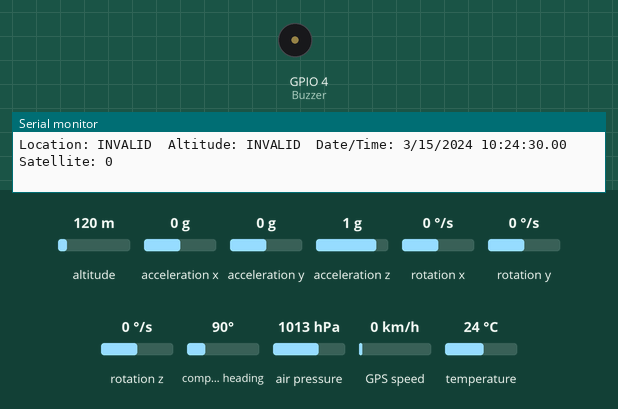
Bench run of a sketch on a simulated ESP32. Parts: buzzer (waves = sounding), the last lines printed to the serial monitor. Inputs (shaded band) come from the test bench; at power-on: air pressure 1013 hPa, altitude 120 m, acceleration x 0 g, acceleration y 0 g, acceleration z 1 g, rotation x 0 °/s, rotation y 0 °/s, rotation z 0 °/s, compass heading 90°, GPS speed 0 km/h, temperature 24 °C. Storage starts empty; the GPS gets a fix after 3 s at 37.7749, -122.4194 with 8 satellites.

Above: at 1.8 s.
1.9 s: air pressure set to 1009 hPa
9.5 s: air pressure set to 1006 hPa
At 10.5 s:
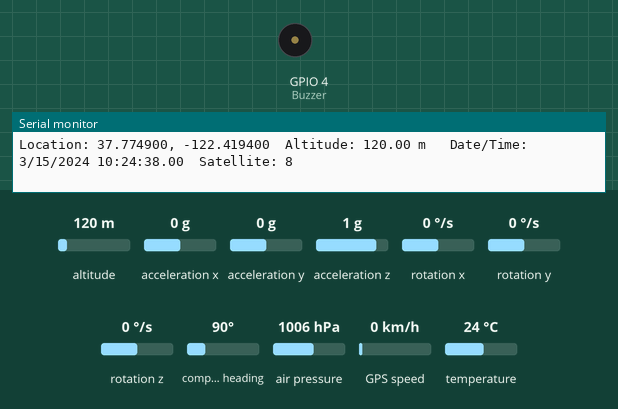
11.0 s: air pressure set to 1025 hPa
At 12.9 s:
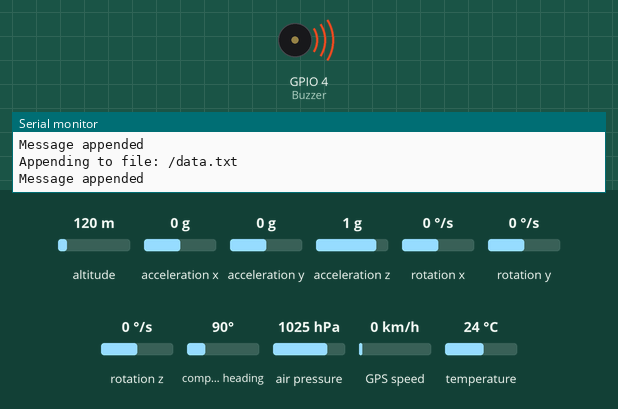
18.6 s: air pressure set to 952 hPa
At 19.7 s:
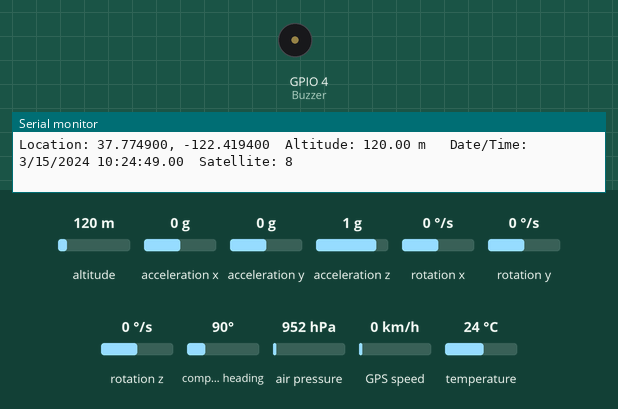
Timing chart, 0 to 21.5 s (numbered marks = the images above; inputs shaded):
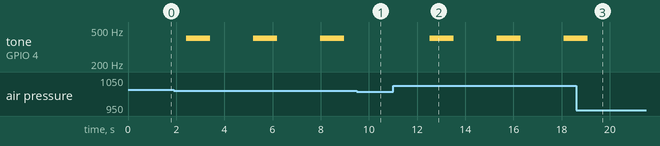

The sketch:

satelliteDataTransmission.ino
```cpp
#include "FS.h"
#include "SD.h"
#include "SPI.h"
#include <QMC5883L.h>
#include <Adafruit_MPU6050.h>
#include <Adafruit_Sensor.h>
#include <Wire.h>
#include <Adafruit_BMP085.h>
#include <esp_now.h>
#include <WiFi.h>
#include <TinyGPS++.h>

uint8_t broadcastAddress[] = {0xFC, 0xB4, 0x67, 0x78, 0x8D, 0xC8};


Adafruit_MPU6050 mpu;
Adafruit_BMP085 bmp;
QMC5883L compass;
// The TinyGPS++ object
TinyGPSPlus gps;

int Buzzer = 4; //for ESP32
float height = 46; // Reference height to start buzzer

//struct for Data
typedef struct struct_message {
  float T_BMP;
  float Pressure;
  float Altitude;
  float SeaLevelPressure;
  float RealAltitude;
  float accelerationX;
  float accelerationY;
  float accelerationZ;
  float gyroX;
  float gyroY;
  float gyroZ;
  float T_MPU;
  float Compass;
  float Latitude;
  float Longitude;
  float Altitude_GPS;
  float DateMonth;
  float DateDay;
  float DateYear;
  float SatValue;
} struct_message;
struct_message myData;

esp_now_peer_info_t peerInfo;

// callback when data is sent
void OnDataSent(const uint8_t *mac_addr, esp_now_send_status_t status) {
  Serial.print("\r\nLast Packet Send Status:\t");
  Serial.println(status == ESP_NOW_SEND_SUCCESS ? "Delivery Success" : "Delivery Fail");
}


void readFile(fs::FS &fs, const char * path){
  Serial.printf("Reading file: %s\n", path);

  File file = fs.open(path);
  if(!file){
    Serial.println("Failed to open file for reading");
    return;
  }

  Serial.print("Read from file: ");
  while(file.available()){
    Serial.write(file.read());
  }
  file.close();
}

void writeFile(fs::FS &fs, const char * path, const char * message){
  Serial.printf("Writing file: %s\n", path);

  File file = fs.open(path, FILE_WRITE);
  if(!file){
    Serial.println("Failed to open file for writing");
    return;
  }
  if(file.print(message)){
    Serial.println("File written");
  } else {
    Serial.println("Write failed");
  }
  file.close();
}

void appendFile(fs::FS &fs, const char * path, String message){
  Serial.printf("Appending to file: %s\n", path);

  File file = fs.open(path, FILE_APPEND);
  if(!file){
    Serial.println("Failed to open file for appending");
    return;
  }
  if(file.print(message)){
      Serial.println("Message appended");
  } else {
    Serial.println("Append failed");
  }
  file.close();
}

void deleteFile(fs::FS &fs, const char * path){
  Serial.printf("Deleting file: %s\n", path);
  if(fs.remove(path)){
    Serial.println("File deleted");
  } else {
    Serial.println("Delete failed");
  }
}

#define RXD2 16
#define TXD2 17
void displayInfo()
{
  Serial.print(F("Location: "));
  if (gps.location.isValid())
  {
    Serial.print(gps.location.lat(), 6);
    Serial.print(F(", "));
    Serial.print(gps.location.lng(), 6);
  }
  else
  {
    Serial.print(F("INVALID"));
  }
  Serial.print(F("  Altitude: "));
  if (gps.altitude.isValid())
  {
    Serial.print(gps.altitude.meters());
    Serial.print(F(" m "));
  }
  else
  {
    Serial.print(F("INVALID"));
  }

  Serial.print(F("  Date/Time: "));
  if (gps.date.isValid())
  {
    Serial.print(gps.date.month());
    Serial.print(F("/"));
    Serial.print(gps.date.day());
    Serial.print(F("/"));
    Serial.print(gps.date.year());
  }
  else
  {
    Serial.print(F("INVALID"));
  }

  Serial.print(F(" "));
  if (gps.time.isValid())
  {
    if (gps.time.hour() < 10) Serial.print(F("0"));
    Serial.print(gps.time.hour());
    Serial.print(F(":"));
    if (gps.time.minute() < 10) Serial.print(F("0"));
    Serial.print(gps.time.minute());
    Serial.print(F(":"));
    if (gps.time.second() < 10) Serial.print(F("0"));
    Serial.print(gps.time.second());
    Serial.print(F("."));
    if (gps.time.centisecond() < 10) Serial.print(F("0"));
    Serial.print(gps.time.centisecond());
  }
  else
  {
    Serial.print(F("INVALID"));
  }

  Serial.print(F("  Satellite: "));
  if (gps.satellites.isValid())
  {
    Serial.print(gps.satellites.value());
  }
  else
  {
    Serial.print(F("INVALID"));
  }
  Serial.println();
}


void setup(){

  pinMode (Buzzer, OUTPUT);
  Serial2.begin(9600, SERIAL_8N1,RXD2,TXD2);
  Serial.begin(115200); // One Serial.begin is enough to call setup function - will be tested.
  delay(500);

  Serial.println(F("DeviceExample.ino"));
  Serial.println(F("A simple demonstration of TinyGPS++ with an attached GPS module"));
  Serial.print(F("Testing TinyGPS++ library v. ")); Serial.println(TinyGPSPlus::libraryVersion());
  Serial.println();

  Wire.begin();

	compass.init();
	compass.setSamplingRate(50);

	// Serial.begin(9600);
	Serial.println("QMC5883L Compass Demo");
	Serial.println("Turn compass in all directions to calibrate....");


  // Serial.begin(9600);

   WiFi.mode(WIFI_STA);

  // Init ESP-NOW
  if (esp_now_init() != ESP_OK) {
    Serial.println("Error initializing ESP-NOW");
    return;
  }

  // Once ESPNow is successfully Init, we will register for Send CB to
  // get the status of Trasnmitted packet
  esp_now_register_send_cb(OnDataSent);

  // Register peer
  memcpy(peerInfo.peer_addr, broadcastAddress, 6);
  peerInfo.channel = 0;
  peerInfo.encrypt = false;

  // Add peer
  if (esp_now_add_peer(&peerInfo) != ESP_OK){
    Serial.println("Failed to add peer");
    return;
  }

 if (!bmp.begin()) {
	Serial.println("Could not find a valid BMP085/BMP180 sensor, check wiring!");
	while (1) {}
  }

  while (!Serial)
    delay(10); // will pause Zero, Leonardo, etc until serial console opens

  Serial.println("Adafruit MPU6050 test!");

  // Try to initialize!
  if (!mpu.begin())  {
    Serial.println("Failed to find MPU6050 chip");
    Serial.println("Could not find a valid BMP085/BMP180 sensor, check wiring!");
    while (1) {
      delay(10); //burası silinebilir
    }

  }

  Serial.println("MPU6050 Found!");

  mpu.setAccelerometerRange(MPU6050_RANGE_8_G);
  Serial.print("Accelerometer range set to: ");
  switch (mpu.getAccelerometerRange()) {
  case MPU6050_RANGE_2_G:
    Serial.println("+-2G");
    break;
  case MPU6050_RANGE_4_G:
    Serial.println("+-4G");
    break;
  case MPU6050_RANGE_8_G:
    Serial.println("+-8G");
    break;
  case MPU6050_RANGE_16_G:
    Serial.println("+-16G");
    break;
  }
  mpu.setGyroRange(MPU6050_RANGE_500_DEG);
  Serial.print("Gyro range set to: ");
  switch (mpu.getGyroRange()) {
  case MPU6050_RANGE_250_DEG:
    Serial.println("+- 250 deg/s");
    break;
  case MPU6050_RANGE_500_DEG:
    Serial.println("+- 500 deg/s");
    break;
  case MPU6050_RANGE_1000_DEG:
    Serial.println("+- 1000 deg/s");
    break;
  case MPU6050_RANGE_2000_DEG:
    Serial.println("+- 2000 deg/s");
    break;
  }

  mpu.setFilterBandwidth(MPU6050_BAND_5_HZ);
  Serial.print("Filter bandwidth set to: ");
  switch (mpu.getFilterBandwidth()) {
  case MPU6050_BAND_260_HZ:
    Serial.println("260 Hz");
    break;
  case MPU6050_BAND_184_HZ:
    Serial.println("184 Hz");
    break;
  case MPU6050_BAND_94_HZ:
    Serial.println("94 Hz");
    break;
  case MPU6050_BAND_44_HZ:
    Serial.println("44 Hz");
    break;
  case MPU6050_BAND_21_HZ:
    Serial.println("21 Hz");
    break;
  case MPU6050_BAND_10_HZ:
    Serial.println("10 Hz");
    break;
  case MPU6050_BAND_5_HZ:
    Serial.println("5 Hz");
    break;
  }

  Serial.println("");
  delay(100);


  // Serial.begin(115200);
  if(!SD.begin(5)){
    Serial.println("Card Mount Failed");
    return;
  }
  uint8_t cardType = SD.cardType();

  if(cardType == CARD_NONE){
    Serial.println("No SD card attached");
    return;
  }

  Serial.print("SD Card Type: ");
  if(cardType == CARD_MMC){
    Serial.println("MMC");
  } else if(cardType == CARD_SD){
    Serial.println("SDSC");
  } else if(cardType == CARD_SDHC){
    Serial.println("SDHC");
  } else {
    Serial.println("UNKNOWN");
  }

  uint64_t cardSize = SD.cardSize() / (1024 * 1024);
  Serial.printf("SD Card Size: %lluMB\n", cardSize);

  writeFile(SD, "/data.txt", "Sensor Readings \n");
  // appendFile(SD, "/data.txt", "World!\n");
  //readFile(SD, "/data.txt");
  Serial.printf("Total space: %lluMB\n", SD.totalBytes() / (1024 * 1024));
  Serial.printf("Used space: %lluMB\n", SD.usedBytes() / (1024 * 1024));
}

void loop(){
  // This sketch displays information every time a new sentence is correctly encoded.
  while (Serial2.available() > 0)
    if (gps.encode(Serial2.read()))
      displayInfo();
      delay(1000);

  if (millis() > 5000 && gps.charsProcessed() < 10)
  {
    Serial.println(F("No GPS detected: check wiring."));
    while(true);
  }

  sensors_event_t a, g, temp;
  mpu.getEvent(&a, &g, &temp);
  delay(500);

  int heading = compass.readHeading();
	if(heading==0) {
		/* Still calibrating, so measure but don't print */
	} else {
    // Measure but do not print any output in Serial Monitor in this code, only send the receiver and write to SD card.
	}


    myData.T_BMP=bmp.readTemperature();
    myData.Pressure=bmp.readPressure();
    myData.Altitude=bmp.readAltitude();
    myData.SeaLevelPressure=bmp.readSealevelPressure();
    myData.RealAltitude=bmp.readAltitude(102000);
    myData.accelerationX=a.acceleration.x;
    myData.accelerationY=a.acceleration.y;
    myData.accelerationZ=a.acceleration.z;
    myData.gyroX=g.gyro.x;
    myData.gyroY=g.gyro.y;
    myData.gyroZ=g.gyro.z;
    myData.T_MPU=temp.temperature;
    myData.Compass=compass.readHeading();
    myData.Latitude=gps.location.lat();
    myData.Longitude=gps.location.lng();
    myData.Altitude_GPS=gps.altitude.meters();
    myData.DateMonth=gps.date.month();
    myData.DateDay=gps.date.day();
    myData.DateYear=gps.date.year();
    myData.SatValue=gps.satellites.value();
    esp_err_t result = esp_now_send(broadcastAddress, (uint8_t *) &myData, sizeof(myData));

  if (result == ESP_OK) {
    Serial.println("Sent with success");
  }
  else {
    Serial.println("Error sending the data");
  }

    Serial.println();
    delay(200);
    String bmp_text = "Temperature_BMP: " + String(myData.T_BMP) + " , Pressure: " + String(myData.Pressure) + " , Altitude: " + String(myData.Altitude) + " , Sea Level Pressure: " + String(myData.SeaLevelPressure) + " , Real Altitude: "+ String(myData.RealAltitude);
    String mpu_text = " , Acceleration_x: "+ String(myData.accelerationX) + " , Acceleration_y: " +String(myData.accelerationY) + ", Acceleration_z: " + String(myData.accelerationZ) + " , Gyro_x: " + String(myData.gyroX) +  " , Gyro_y: " + String(myData.gyroY) + " , Gyro_z: " + String(myData.gyroZ) + " , Temperature_MPU: " + String(myData.T_MPU);
    String hmc_text = " , Magnetometer: " + String(myData.Compass) + " , ";
    String gps_text = " , Latitude: " + String(myData.Latitude) + " , " + " , Longitude: " + String(myData.Longitude) + " , Altitude_GPS: " + String(myData.Altitude_GPS) + " , Month: " + String(myData.DateMonth) + " , Day: " + String(myData.DateDay) + " , Year: " + String(myData.DateYear) + " , Satellite: " + String(myData.SatValue) + " , ";
    appendFile(SD, "/data.txt",bmp_text);
    appendFile(SD, "/data.txt",mpu_text);
    appendFile(SD, "/data.txt",hmc_text);
    appendFile(SD, "/data.txt",gps_text);
    Serial.println("");
    //readFile(SD, "/data.txt");

    // Check if the altitude is less than reference altitude height to indicate landing

    // if (height > myData.Altitude) {
    if (height > myData.Altitude) {
    // Trigger the buzzer
    tone(Buzzer, 400); // Start buzzer with frequency 400Hz
    delay(1000); // Keep buzzer on for 1 second
    noTone(Buzzer); // Stop the buzzer
    }
}
```

Measured:
- after the input at 9.5 s, tone on GPIO 4 (Buzzer): stays silent (without the input it goes to 400 Hz after 1.3 s)
- after the input at 11.0 s, tone on GPIO 4 (Buzzer): alternates 400 Hz for 1.0 s and silent for 1.8 s, starting after 1.5 s
- after the input at 18.6 s, tone on GPIO 4 (Buzzer): goes on until 19.1 s, then stays silent
- by itself, tone on GPIO 4 (Buzzer): alternates 400 Hz for 1.0 s and silent for 1.8 s
